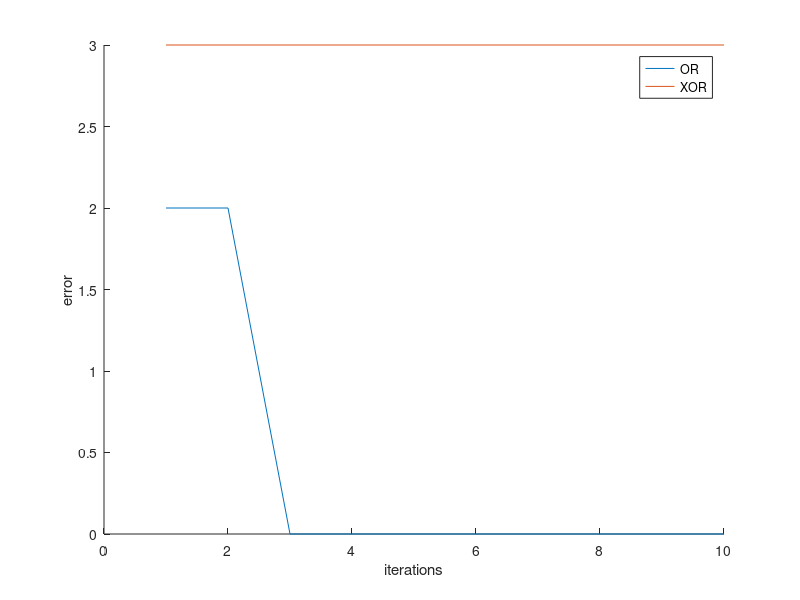

Recreate this plot in MATLAB.
clear all;
% Params
b = 1;                                      % threshold
T=10;                                       % maximum number of iterations
alpha=1;                                    % learning rate
toll = 10^(-5);                             % tollerance for stop criterion

% Init
x = [[0;0], [0;1], [1;0], [1;1]];           % matrix of inputs
[n,p] = size(x);                            % n: dimension of inputs, p: number of patternss
figure; hold on;

% Two taks
for task = 1:2
    if task ==1; y_t = [0, 1, 1, 1];end           %desired output OR
    if task ==2; y_t = [0, 1, 1, 0];end           %desired output: XOR
    
    % Init
    w = zeros(n,1);                             %initialise weights
    y = 0;                                  %initialise output
    error = zeros(1,T);                         %initialise vector error
    
    % Main algo
    for t =1:T
        for mu = 1:p
            y = (w'*x(:,mu)-b)>0;       %calculate output
            w = w + alpha*(y_t(mu)-y)*x(:,mu);   %update weights
            error(t) = error(t) + ((y_t(mu) - y).^2); % save the weights
        end
        if error(t)< toll
            break                                   %stop if error is close to 0
        end
    end
    
    % Plot
    plot(error)
end
xlabel('iterations')
ylabel('error')
legend('OR', 'XOR')